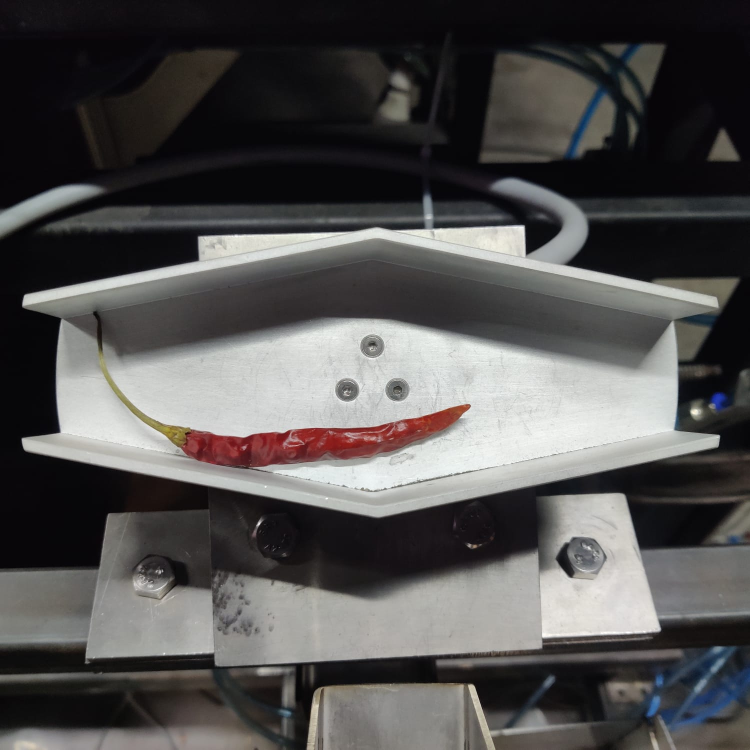
#> input picture Image1.jpeg, 1500 x 1500 px (shown at 1/2 size)
$ python -i preprocessor.py   (imports and definitions only)
#> lines starting #> are read from the running program, lines starting #| are printed output that depends on the picture; after the words box and inside, x2 and y2 are one past the last pixel; in counts of white or black regions, pixels touching at a corner belong together
"""
preprocessor.py — Preprocessing pipeline for System 2.

Runs BEFORE any detection approach:
  1. Noise reduction
  2. CLAHE contrast enhancement
  3. Reflection masking
  4. ROI cropping
  5. Frame validation (is a chilli present?)
"""

import cv2
import numpy as np
import config as cfg


def reduce_noise(frame):
    """Remove camera sensor noise using non-local means denoising."""
    return cv2.fastNlMeansDenoisingColored(
        frame,
        None,
        cfg.DENOISE_H,
        cfg.DENOISE_H_COLOR,
        cfg.DENOISE_TEMPLATE_WINDOW,
        cfg.DENOISE_SEARCH_WINDOW,
    )


def enhance_contrast(frame):
    """Apply CLAHE to the L channel of LAB colour space."""
    lab = cv2.cvtColor(frame, cv2.COLOR_BGR2LAB)
    l_channel, a_channel, b_channel = cv2.split(lab)
    clahe = cv2.createCLAHE(
        clipLimit=cfg.CLAHE_CLIP_LIMIT,
        tileGridSize=cfg.CLAHE_TILE_SIZE,
    )
    l_channel = clahe.apply(l_channel)
    lab = cv2.merge([l_channel, a_channel, b_channel])
    return cv2.cvtColor(lab, cv2.COLOR_LAB2BGR)


def mask_reflections(frame):
    """Detect and mask bright metallic reflections."""
    gray = cv2.cvtColor(frame, cv2.COLOR_BGR2GRAY)
    _, reflection_mask = cv2.threshold(
        gray, cfg.REFLECTION_THRESHOLD, 255, cv2.THRESH_BINARY
    )
    # In-paint over reflections with surrounding texture
    result = cv2.inpaint(frame, reflection_mask, inpaintRadius=3,
                         flags=cv2.INPAINT_TELEA)
    return result, reflection_mask


def crop_roi(frame):
    """Crop frame to the V-channel region of interest."""
    h, w = frame.shape[:2]
    x1 = int(w * cfg.ROI_X_START)
    x2 = int(w * cfg.ROI_X_END)
    y1 = int(h * cfg.ROI_Y_START)
    y2 = int(h * cfg.ROI_Y_END)
    return frame[y1:y2, x1:x2].copy(), (x1, y1)


def detect_chilli_present(hsv, min_area=None):
    """Check whether enough red pixels exist to indicate a chilli."""
    if min_area is None:
        min_area = cfg.MIN_CHILLI_AREA

    # Dual-range red detection
    lower_red1 = np.array([cfg.RED_H1_MIN, cfg.RED_S_MIN, cfg.RED_V_MIN])
    upper_red1 = np.array([cfg.RED_H1_MAX, 255, 255])
    lower_red2 = np.array([cfg.RED_H2_MIN, cfg.RED_S_MIN, cfg.RED_V_MIN])
    upper_red2 = np.array([cfg.RED_H2_MAX, 255, 255])

    mask1 = cv2.inRange(hsv, lower_red1, upper_red1)
    mask2 = cv2.inRange(hsv, lower_red2, upper_red2)
    red_mask = cv2.bitwise_or(mask1, mask2)

    # Morphological cleaning
    kernel = cv2.getStructuringElement(
        cv2.MORPH_ELLIPSE,
        (cfg.MORPH_KERNEL_SIZE, cfg.MORPH_KERNEL_SIZE),
    )
    red_mask = cv2.morphologyEx(red_mask, cv2.MORPH_OPEN, kernel)
    red_mask = cv2.morphologyEx(red_mask, cv2.MORPH_CLOSE, kernel)

    pixel_count = cv2.countNonZero(red_mask)
    return pixel_count >= min_area, red_mask


def preprocess(frame):
    """Full preprocessing pipeline."""
    if frame is None or frame.size == 0:
        return None

    # 1. ROI crop first (reduces work for later steps)
    cropped, roi_offset = crop_roi(frame)

    # 2. Noise reduction
    denoised = reduce_noise(cropped)

    # 3. Contrast enhancement
    enhanced = enhance_contrast(denoised)

    # 4. Reflection handling
    clean, refl_mask = mask_reflections(enhanced)

    # 5. Convert to HSV for detection
    hsv = cv2.cvtColor(clean, cv2.COLOR_BGR2HSV)

    # 6. Frame validation
    present, red_mask = detect_chilli_present(hsv)

    return {
        "processed": clean,
        "hsv": hsv,
        "red_mask": red_mask,
        "chilli_present": present,
        "roi_offset": roi_offset,
        "reflection_mask": refl_mask,
    }

>>> import cv2
>>> picture = cv2.imread('../Image1.jpeg')
#> picture is the input picture: shape (1500, 1500, 3); mean B, G, R 80.8, 81.4, 82.9
>>> result = preprocess(picture)
#> in preprocess, `cropped, roi_offset = crop_roi(frame)`:
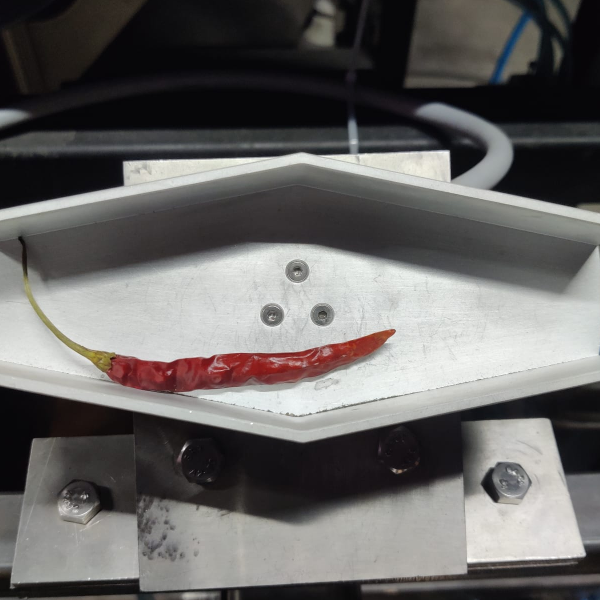
#> cropped: shape (1200, 1200, 3) (shown at 1/2 size); mean B, G, R 100.7, 101.8, 103.7
#> in preprocess, `cropped, roi_offset = crop_roi(frame)`: roi_offset = (150, 150)
#> in enhance_contrast, `lab = cv2.cvtColor(frame, cv2.COLOR_BGR2LAB)`: lab: shape (1200, 1200, 3); mean of channels 0, 1, 2 105, 128.7, 129
#> in enhance_contrast, `l_channel, a_channel, b_channel = cv2.split(lab)`:
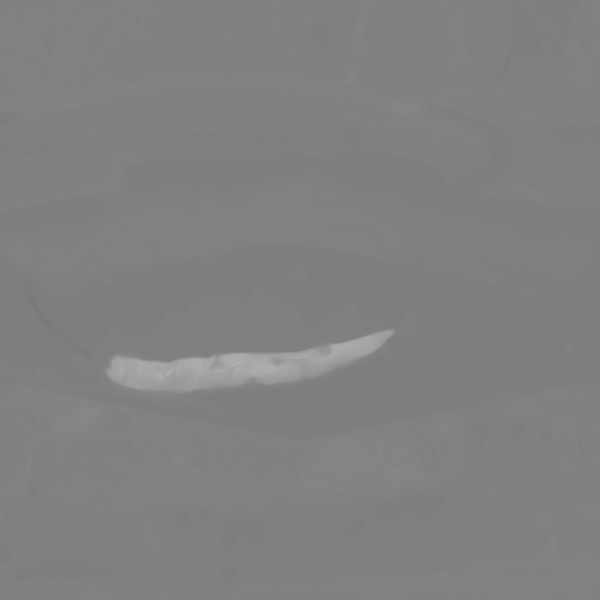
#> a_channel: shape (1200, 1200) (shown at 1/2 size); min 121, max 179, mean 128.7
#> in enhance_contrast, `l_channel = clahe.apply(l_channel)`:
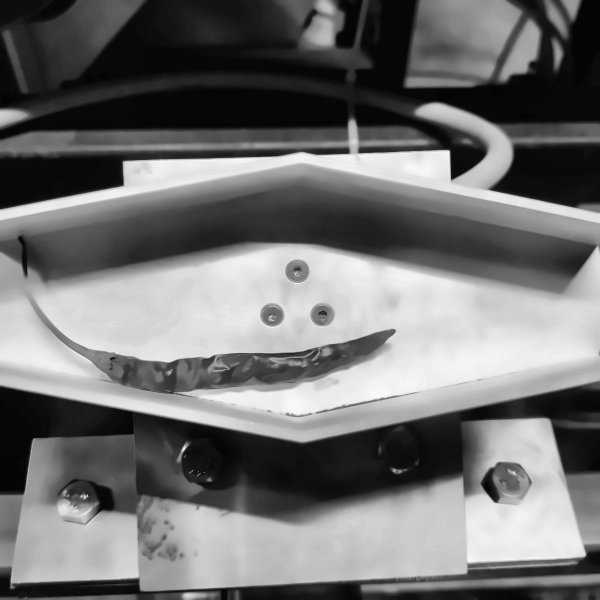
#> l_channel: shape (1200, 1200) (shown at 1/2 size); min 1, max 253, mean 113.7
#> in enhance_contrast, `lab = cv2.merge([l_channel, a_channel, b_channel])`: lab: shape (1200, 1200, 3); mean of channels 0, 1, 2 113.7, 128.7, 129
#> in enhance_contrast, `return cv2.cvtColor(lab, cv2.COLOR_LAB2BGR)`:
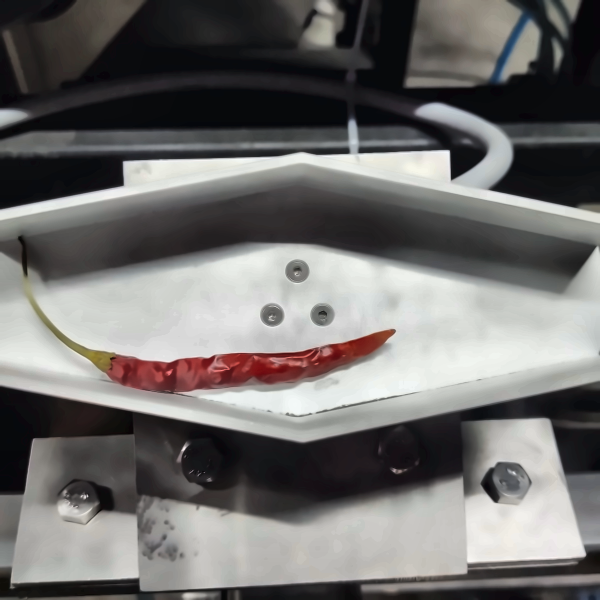
#> returned value: shape (1200, 1200, 3) (shown at 1/2 size); mean B, G, R 108.8, 110, 111.8
#> in mask_reflections, `_, reflection_mask = cv2.threshold( gray, cfg.REFLECTION_THRESHOLD, 25..`:
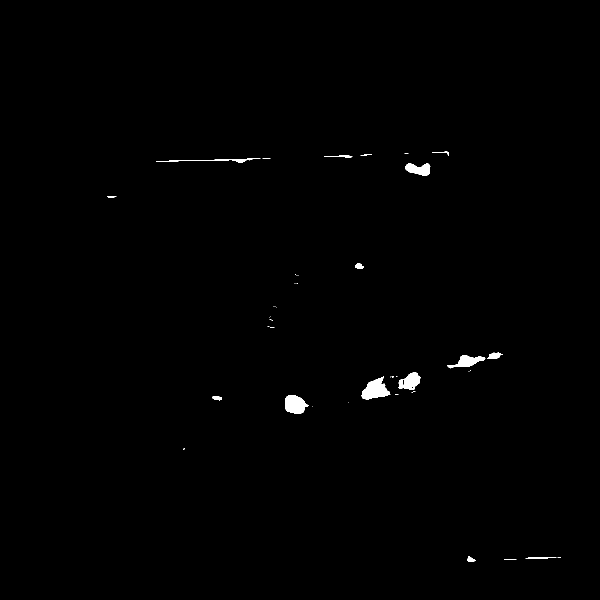
#> reflection_mask: shape (1200, 1200) (shown at 1/2 size); 0.49% white; 43 white regions (27 under 20 px), largest, box (x1, y1, x2, y2) and area: (723, 753, 781, 799) 1514, (570, 790, 618, 828) 1271, (797, 745, 841, 780) 993
#> in preprocess, `hsv = cv2.cvtColor(clean, cv2.COLOR_BGR2HSV)`: hsv: shape (1200, 1200, 3); mean H, S, V 64.7, 27.9, 113.8
#> in detect_chilli_present, `mask1 = cv2.inRange(hsv, lower_red1, upper_red1)`: mask1: shape (1200, 1200); 1.6% white; 145 white regions (137 under 20 px), largest, box (x1, y1, x2, y2) and area: (349, 659, 790, 783) 18252, (212, 709, 339, 776) 3672, (326, 775, 370, 786) 161
#> in detect_chilli_present, `mask2 = cv2.inRange(hsv, lower_red2, upper_red2)`:
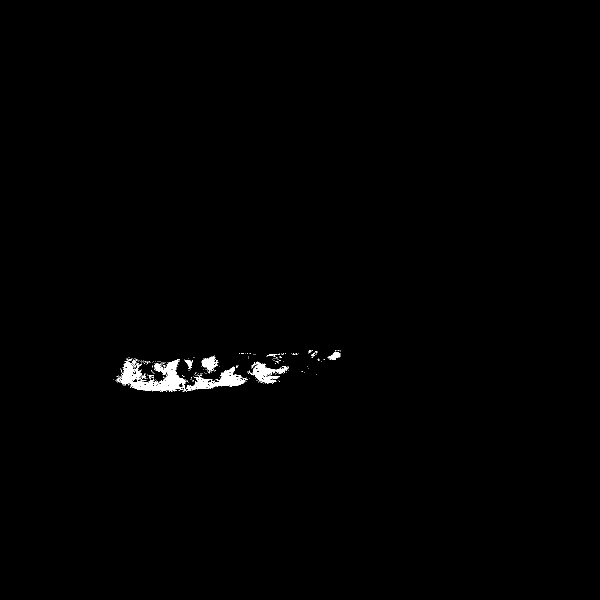
#> mask2: shape (1200, 1200) (shown at 1/2 size); 0.6% white; 216 white regions (206 under 20 px), largest, box (x1, y1, x2, y2) and area: (241, 718, 496, 784) 5802, (498, 723, 578, 768) 1293, (403, 711, 436, 747) 535
#> in detect_chilli_present, `red_mask = cv2.bitwise_or(mask1, mask2)`:
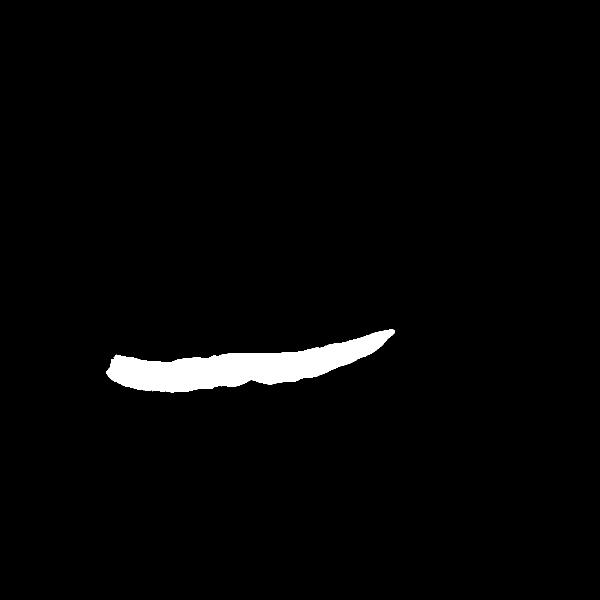
#> red_mask: shape (1200, 1200) (shown at 1/2 size); 2.2% white; 2 white regions (1 under 20 px), largest, box (x1, y1, x2, y2) and area: (212, 659, 790, 786) 31319
#> in detect_chilli_present, `red_mask = cv2.morphologyEx(red_mask, cv2.MORPH_OPEN, kernel)`: red_mask: shape (1200, 1200); 2.2% white; 1 white region, box (x1, y1, x2, y2) and area: (212, 659, 789, 785) 31294
#> in detect_chilli_present, `red_mask = cv2.morphologyEx(red_mask, cv2.MORPH_CLOSE, kernel)`: red_mask: shape (1200, 1200); 2.2% white; 1 white region, box (x1, y1, x2, y2) and area: (212, 659, 789, 785) 31300
#> in detect_chilli_present, `pixel_count = cv2.countNonZero(red_mask)`: pixel_count = 31300
#> in preprocess, `present, red_mask = detect_chilli_present(hsv)`: present = True
#> result = 6 items
